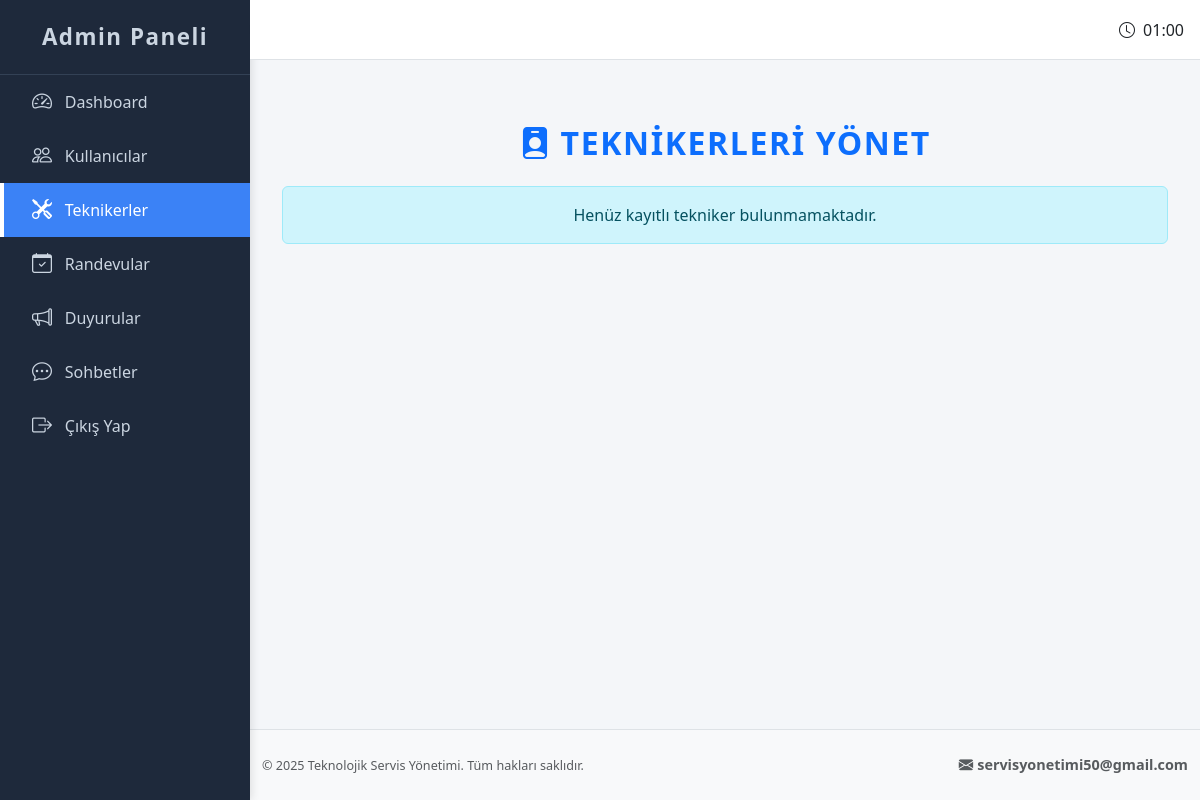
Page /admin/manage_technicians (signed in) on the earlier database version.
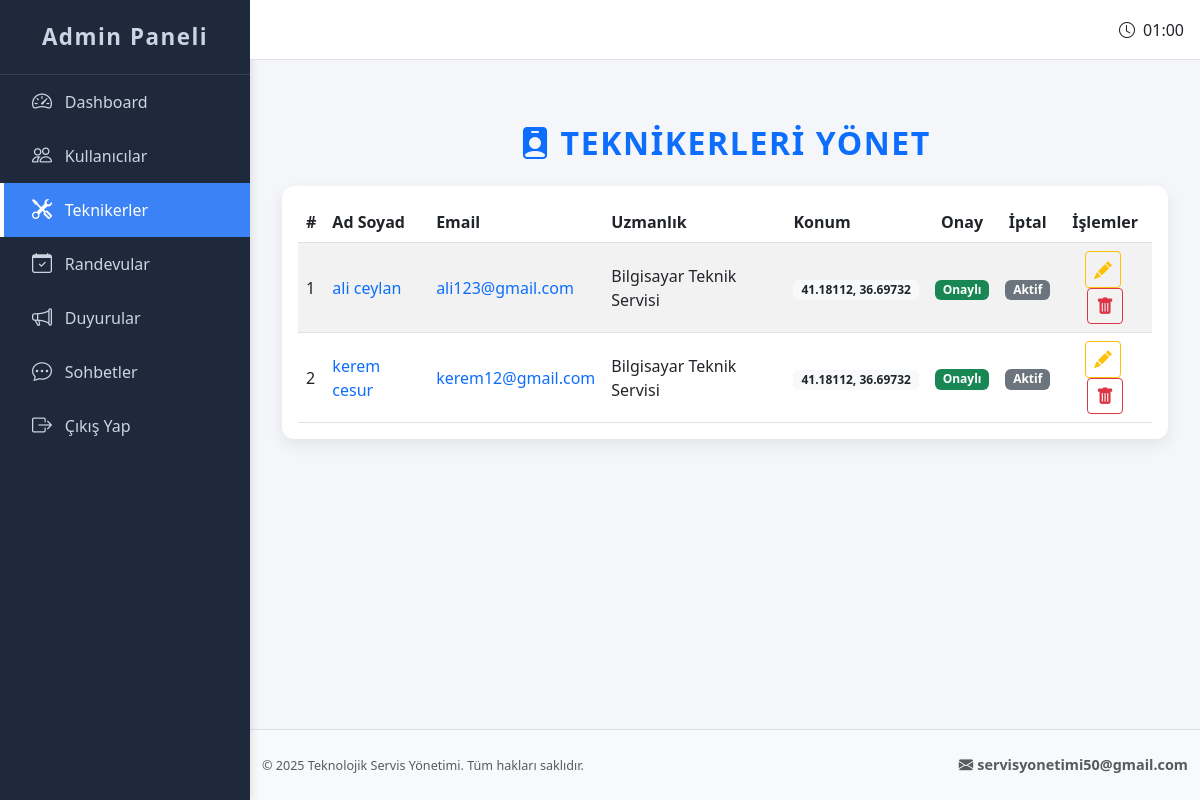
Same page on the later database version.
### app.py (models this page shows, shortened)
class Technician(UserMixin, db.Model):
    __tablename__ = 'technicians'
    id = db.Column(db.Integer, primary_key=True)
    ad = db.Column(db.String(50), nullable=False)
    soyad = db.Column(db.String(50), nullable=False)
    email = db.Column(db.String(100), unique=True, nullable=False)
    telefon = db.Column(db.String(11), unique=True, nullable=False)
    tc = db.Column(db.String(11), unique=True, nullable=False)
    dogum_tarihi = db.Column(db.Date, nullable=False)
    uzmanlik = db.Column(db.String(100), nullable=False)
    destek_modeli = db.Column(db.String(50), nullable=False)
    tecrube = db.Column(db.Integer, nullable=False)
    konum = db.Column(db.String(50))
    referans = db.Column(db.Text)
    ek_yetenekler = db.Column(db.Text)
    sifre = db.Column(db.String(255), nullable=False)
    kayit_tarihi = db.Column(db.DateTime, default=datetime.utcnow)
    onay = db.Column(db.Boolean, default=False)    # Tekniker onayı
    iptal = db.Column(db.Boolean, default=False)   # Tekniker iptal durumu

### app.py (the view)
@app.route('/admin/manage_technicians')
def manage_technicians():
    if 'admin_id' not in session:
        flash('Admin girişi yapmalısınız!', 'danger')
        return redirect(url_for('admin_login'))
    technicians = Technician.query.all()
    return render_template("manage_technicians.html", technicians=technicians)

### templates/manage_technicians.html (shortened to what this page needs)
{% extends "base_admin.html" %}
{% block head %}
<link rel="stylesheet" href="https://cdn.datatables.net/1.13.6/css/dataTables.bootstrap5.min.css" />
{% endblock %}
{% block content %}
<div class="container mt-5 px-3 px-md-0">
  <h2 class="mb-4 text-center fw-bold"><i class="bi bi-person-badge-fill me-2"></i>Teknikerleri Yönet</h2>
  {% if technicians %}
  <div class="table-responsive">
    <table id="techniciansTable" class="table table-striped table-hover align-middle mb-0">
      <thead>
        <tr>
          <th>#</th>
          <th>Ad Soyad</th>
          <th>Email</th>
          <th>Uzmanlık</th>
          <th>Konum</th>
          <th class="text-center">Onay</th>
          <th class="text-center">İptal</th>
          <th class="text-center">İşlemler</th>
        </tr>
      </thead>
      <tbody>
        {% for tech in technicians %}
        <tr>
          <td>{{ tech.id }}</td>
          <td>
            <a href="#"
               data-bs-toggle="modal"
               data-bs-target="#technicianModal"
               data-id="{{ tech.id }}"
               data-ad="{{ tech.ad }}"
               data-soyad="{{ tech.soyad }}"
               data-tc="{{ tech.tc }}"
               data-email="{{ tech.email }}"
               data-telefon="{{ tech.telefon or 'Yok' }}"
               data-uzmanlik="{{ tech.uzmanlik }}"
               data-konum="{{ tech.konum or 'Belirtilmemiş' }}"
               data-onay="{{ tech.onay }}"
               data-iptal="{{ tech.iptal }}"
               data-referans="{{ tech.referans or 'Yok' }}"
               data-ek_yetenekler="{{ tech.ek_yetenekler or 'Yok' }}">
              {{ tech.ad }} {{ tech.soyad }}
            </a>
          </td>
          <td><a href="mailto:{{ tech.email }}">{{ tech.email }}</a></td>
          <td>{{ tech.uzmanlik }}</td>
<td>
  {% if tech.konum %}
    <a href="https://www.google.com/maps?q={{ tech.konum | urlencode }}"
       target="_blank"
       class="badge bg-light text-dark px-2 py-1"
       style="cursor:pointer; text-decoration:none;">
      {{ tech.konum }}
    </a>
  {% else %}
    <span class="text-muted">Yok</span>
  {% endif %}
</td>
          <td class="text-center">
            <span class="badge {{ 'bg-success' if tech.onay else 'bg-warning text-dark' }}">{{ 'Onaylı' if tech.onay else 'Beklemede' }}</span>
          </td>
          <td class="text-center">
            <span class="badge {{ 'bg-danger' if tech.iptal else 'bg-secondary' }}">{{ 'İptal Edildi' if tech.iptal else 'Aktif' }}</span>
          </td>
          <td class="text-center">
            <a href="{{ url_for('edit_technician', id=tech.id) }}" class="btn btn-sm btn-outline-warning me-1" title="Düzenle">
              <i class="bi bi-pencil-fill"></i>
            </a>
            <button
              type="button"
              class="btn btn-sm btn-outline-danger"
              title="Sil"
              data-bs-toggle="modal"
              data-bs-target="#deleteTechnicianModal"
              data-tech-id="{{ tech.id }}"
              data-tech-name="{{ tech.ad }} {{ tech.soyad }}">
              <i class="bi bi-trash-fill"></i>
            </button>
          </td>
        </tr>
        {% endfor %}
      </tbody>
    </table>
  </div>
  {% else %}
  <div class="alert alert-info text-center mt-4">
    Henüz kayıtlı tekniker bulunmamaktadır.
  </div>
  {% endif %}
</div>
{% endblock %}

Differences in the rows shown:
added Technician: id "1", ad "ali", soyad "ceylan", email "ali123@gmail.com", uzmanlik "Bilgisayar Teknik Servisi", konum "41.18112, 36.69732", onay "Onaylı", iptal "Aktif"
added Technician: id "2", ad "kerem", soyad "cesur", email "kerem12@gmail.com", uzmanlik "Bilgisayar Teknik Servisi", konum "41.18112, 36.69732", onay "Onaylı", iptal "Aktif"
Other differences:
text no longer shown: "Henüz kayıtlı tekniker bulunmamaktadır."
text now shown: "# Ad Soyad Email Uzmanlık Konum Onay İptal İşlemler"
